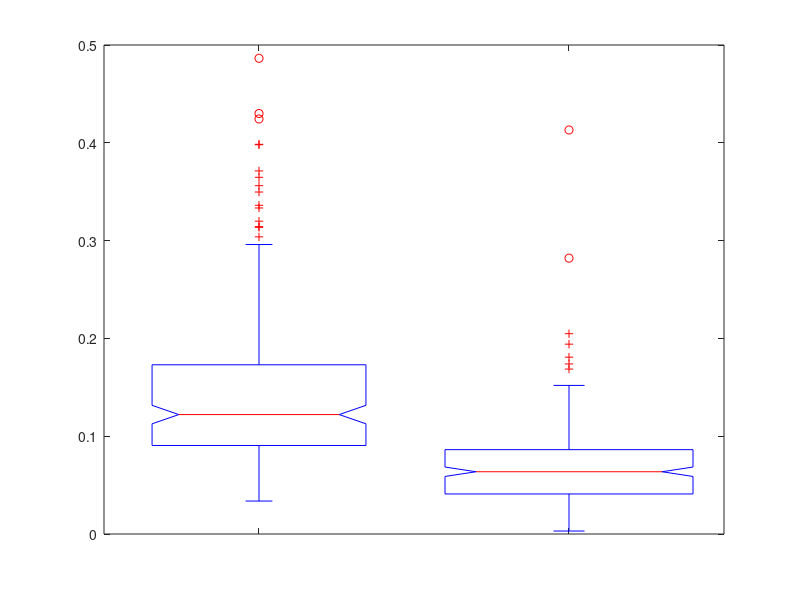

The MATLAB script that drew this image: (Note: this script raises an error after producing the figure.)
clear all; close all; 

%% Lecture 11/04/2021 Class Example 
load('SMPstability.mat');
WLS = X(:,34); %strength of the layer where failure occured 
I2 = find(S ==1); %index to unstable conditions 
I3 = find(S==0); %stable indicies 
figure(1); clf 
boxplot(WLS, S, 'notch', 'on') 

xmod=min(WLS):0.001:max(WLS);  %places where we are going to evaluate 
funstable= ksdensity(WLS(I2),xmod, 'width', 0.01); %conditional probabilty 
fstable= ksdensity(WLS(I3),xmod, 'width', 0.01); %stable probality 
Pus = length(I2)/length(WLS); %percent of unstable 
Ps = length(I3)/length(WLS); %percent of stable 
figure(2); clf 
plot(xmod, Pus*funstable);hold on
plot(xmod, Ps*fstable, 'r')
% test different cut values 
xc = 0:0.1:0.5;
Sm= zeros(size(S)); %set model estimates to be the same size of my observed values for comparison 
for n = 1:length(xc) 
    I4 =find(WLS<xc(n)); %find values we will classify as unstable 
    I5 =find(WLS>=xc(n)); % find values we will classify as stable 
    Sm(I4) = 1; %set modeled values as unstable 
    TP = find(Sm==1 & S==1);
    FP = find(Sm ==1 & S ==0);
    TN = find(Sm==0 & S==0);
    FN = find(Sm==0 & S ==1);
    TA(n) = (length(TP)+length(TN))./length(S); %total accuracy 
    SA(n) = length(TN)/length(I3);
    UA(n) = length(TP)/length(I2); %unstable accuracy 

end 
figure(4); clf 
plot(xc,TA); hold on; plot(xc,SA, 'r'); plot(xc, UA, 'g')
legend('TA', 'SA', 'US');
% new code that uses fitree.m instead of classregtree.m
t2 = fitctree(X,S,'prior', 'empirical', 'PredictorNames', Xnames)
view(t2, 'mode', 'graph');
m = max(t2.PruneList)-1; %testing all levels except full tree 
[E, ~,~,bestLevel]=cvloss(t2, 'SubTrees',0:m, 'KFold',10);
t2prune = prune(t2, 'Level', bestLevel); %prune the tree to the optimal level based on CV 
view(t2prune, 'Mode', 'graph'); 
